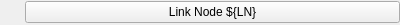
<?xml version="1.0" encoding="UTF-8"?>
<ui version="4.0">
 <class>Form</class>
 <widget class="QWidget" name="Form">
  <property name="geometry">
   <rect>
    <x>0</x>
    <y>0</y>
    <width>400</width>
    <height>25</height>
   </rect>
  </property>
  <property name="windowTitle">
   <string>Form</string>
  </property>
  <layout class="QHBoxLayout" name="horizontalLayout">
   <property name="spacing">
    <number>5</number>
   </property>
   <property name="leftMargin">
    <number>0</number>
   </property>
   <property name="topMargin">
    <number>0</number>
   </property>
   <property name="rightMargin">
    <number>0</number>
   </property>
   <property name="bottomMargin">
    <number>0</number>
   </property>
   <item>
    <widget class="PyDMByteIndicator" name="PyDMByteIndicator">
     <property name="minimumSize">
      <size>
       <width>20</width>
       <height>20</height>
      </size>
     </property>
     <property name="maximumSize">
      <size>
       <width>20</width>
       <height>20</height>
      </size>
     </property>
     <property name="toolTip">
      <string/>
     </property>
     <property name="showLabels" stdset="0">
      <bool>false</bool>
     </property>
    </widget>
   </item>
   <item>
    <widget class="PyDMRelatedDisplayButton" name="PyDMRelatedDisplayButton">
     <property name="toolTip">
      <string/>
     </property>
     <property name="text">
      <string>Link Node ${LN}</string>
     </property>
     <property name="filenames" stdset="0">
      <stringlist>
       <string>$PYDM/mps/mps_cn3_inputs.ui</string>
      </stringlist>
     </property>
     <property name="openInNewWindow" stdset="0">
      <bool>true</bool>
     </property>
    </widget>
   </item>
  </layout>
 </widget>
 <customwidgets>
  <customwidget>
   <class>PyDMRelatedDisplayButton</class>
   <extends>QPushButton</extends>
   <header>pydm.widgets.related_display_button</header>
  </customwidget>
  <customwidget>
   <class>PyDMByteIndicator</class>
   <extends>QWidget</extends>
   <header>pydm.widgets.byte</header>
  </customwidget>
 </customwidgets>
 <resources/>
 <connections/>
</ui>
